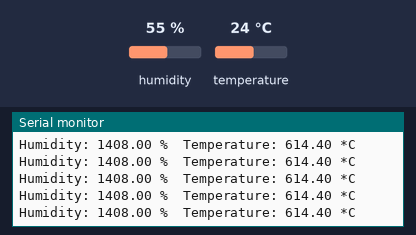
Recording of a sketch running on a simulated ESP8266 (NodeMCU). Shown: the last lines printed to the serial monitor. Wiring (inferred from the names in the program): DHT11 sensor: data D8. The test bench sets the inputs (shaded band); at power-on: humidity 55 %, temperature 24 °C.

Above: at 1.2 s.
1.3 s: humidity set to 41 %
At 1.35 s:
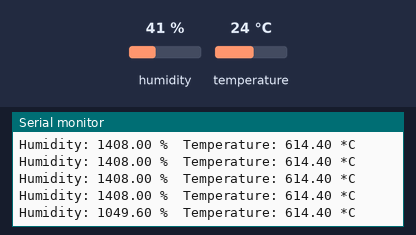
4.3 s: humidity set to 38 %
At 4.33 s:
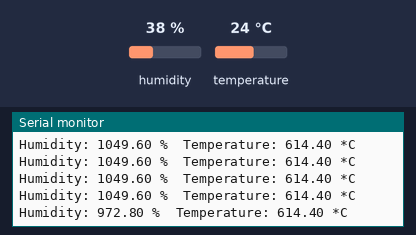
7.3 s: temperature set to 39.1 °C
At 7.33 s:
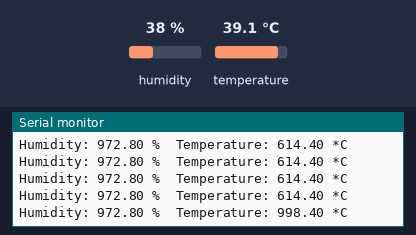
8.8 s: temperature set to 40.4 °C
At 8.81 s:
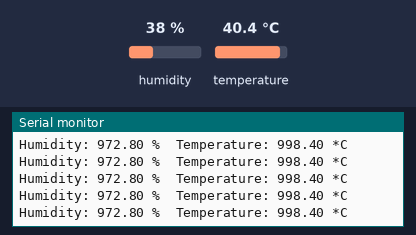
Timing chart, 0 to 11.8 s (numbered marks = the images above; inputs shaded):
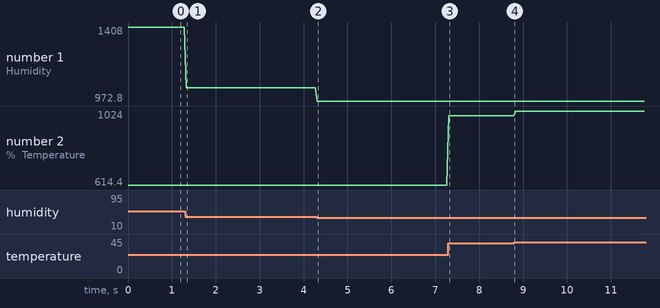

Measured:
- after the input at 1.3 s, the serial monitor: prints a new line at once (image 1)
- after the input at 4.3 s, the serial monitor: prints a new line at once (image 2)
- after the input at 7.3 s, the serial monitor: prints a new line at once (image 3)
- plotted number 1: 1408 → 1049.6 after the input at 1.3 s, 1049.6 → 972.8 after the input at 4.3 s
- plotted number 2: 614.4 → 998.4 after the input at 7.3 s, 998.4 → 1024 after the input at 8.8 s

The sketch:

Weather_station2_DHT22.ino
```cpp
// Connect pin 1 (on the left) of the sensor to +5V
// Connect pin 2 of the sensor to whatever your DHTPIN is
// Connect pin 4 (on the right) of the sensor to GROUND
// Connect a 10K resistor from pin 2 (data) to pin 1 (power) of the sensor

#define DHT_PIN D8

enum {DHT22_SAMPLE, DHT_TEMPERATURE, DHT_HUMIDITY, DHT_DATAPTR};  // DHT functions enumerated
enum {DHT_OK = 0, DHT_ERROR_TIMEOUT = -1, DHT_ERROR_CRC = -2, DHT_ERROR_UNKNOWN = -3};  // DHT error codes enumerated
float dhtTemp = -100;
float dhtHum =0;
unsigned long _lastReadTime_DHT=0;


void setup() {
  Serial.begin(9600);
  Serial.setTimeout(2000);

  // Wait for serial to initialize.
  while(!Serial) { }

  Serial.println("DHT22 wolib test!");

}

void loop() {

    readDHTSensor(dhtTemp, dhtHum);

    Serial.print("Humidity: ");
    Serial.print(dhtHum);
    Serial.print(" %\t");
    Serial.print("Temperature: ");
    Serial.print(dhtTemp);
    Serial.println(" *C");
}


// DHT11 and DHT22 sensor reading demo
// by 'jurs' for Arduino Forum
// https://forum.arduino.cc/index.php?topic=308644.msg2142725#msg2142725

int dhtCall(byte function)
// input parameters are the data pin and one of the DHT functions
// return value is DHT error code with function DHT11_SAMPLE or DHT22_SAMPLE
// alsways do sampling with DHT_OK result before calling other functions
// return value is temperature with function DHT_TEMPERATURE
// return value is humidity with function DHT_HUMIDITY
// return value is pointer to byte array containing raw data with function DHT_DATAPTR
{
  static int temperature = -999;
  static int humidity = -999;
  static byte data[5]; // 5 bytes to receive 40 data bits
  unsigned int loopCnt; // loop counter
  byte sum;  // checksum
#define DHT_LOOPS 1800
  int  triggerTime = 1000; // 1000µs trigger time for DHT22/ 2000 fir DHT11
  switch (function)
  {
    case DHT22_SAMPLE: // REQUEST DHT22 SAMPLE

      pinMode(DHT_PIN, OUTPUT);
      digitalWrite(DHT_PIN, LOW);

      delayMicroseconds(triggerTime);
      //delay (1);

      pinMode(DHT_PIN, INPUT_PULLUP);
      loopCnt = DHT_LOOPS;
      while (digitalRead(DHT_PIN) == HIGH){
        if (loopCnt-- == 0) return DHT_ERROR_TIMEOUT;
        delayMicroseconds(1);
      }
      loopCnt = DHT_LOOPS;
      while (digitalRead(DHT_PIN) == LOW){
        if (loopCnt-- == 0) return DHT_ERROR_TIMEOUT;
        delayMicroseconds(1);
      }
      loopCnt = DHT_LOOPS;
      while (digitalRead(DHT_PIN) == HIGH){
        if (loopCnt-- == 0) return DHT_ERROR_TIMEOUT;
        delayMicroseconds(1);
      }

      // try reading 40 bits
      for (byte bitNum = 0; bitNum < 40; bitNum++)
      {
        loopCnt = DHT_LOOPS;
        while (digitalRead(DHT_PIN) == LOW) if (loopCnt-- == 0) return DHT_ERROR_TIMEOUT;

        delayMicroseconds(32);
        //delay(1);

        boolean dhtBit = digitalRead(DHT_PIN);
        bitWrite(data[bitNum / 8], 7 - bitNum % 8, dhtBit);
        loopCnt = DHT_LOOPS;
        while (digitalRead(DHT_PIN) == HIGH) if (loopCnt-- == 0) return DHT_ERROR_TIMEOUT;
      }
      sum = data[0] + data[1] + data[2] + data[3];
      if (data[4] != sum) return DHT_ERROR_CRC;

      humidity = data[0] * 256 + data[1];
      temperature = (data[2] & 0x7F) * 256 + data[3];
      if (data[2] & 0x80) temperature = -temperature;
      return DHT_OK;
    case DHT_TEMPERATURE:
      return temperature;
    case DHT_HUMIDITY:
      return humidity;
    case DHT_DATAPTR:
      return (int)data;
    default:
      return DHT_ERROR_UNKNOWN;
  }
}

void readDHTSensor(float &t, float &h)
{
  byte* b; // byte pointer for showing raw data
  switch ((dhtCall(DHT22_SAMPLE))) // always request a sample first
  {
    case DHT_OK: // only if DHT_OK is true, get temperature, humidity and possibly raw data
      t=dhtCall(DHT_TEMPERATURE)/10.0;
      h=dhtCall(DHT_HUMIDITY)/10.0;

      //Serial.print("[!Hum:");
      //Serial.print(h);
      //Serial.println("]");
      //Serial.print("[!Temp:");
      //Serial.print(t);
      //Serial.println("]");
      break;
    case DHT_ERROR_TIMEOUT:
      Serial.println(F("DHT Timeout"));
      break;
    case DHT_ERROR_CRC:
      Serial.println(F("DHT CRC"));
      break;
    default:
      Serial.println(F("DHT Unknown"));
  }
}
```
